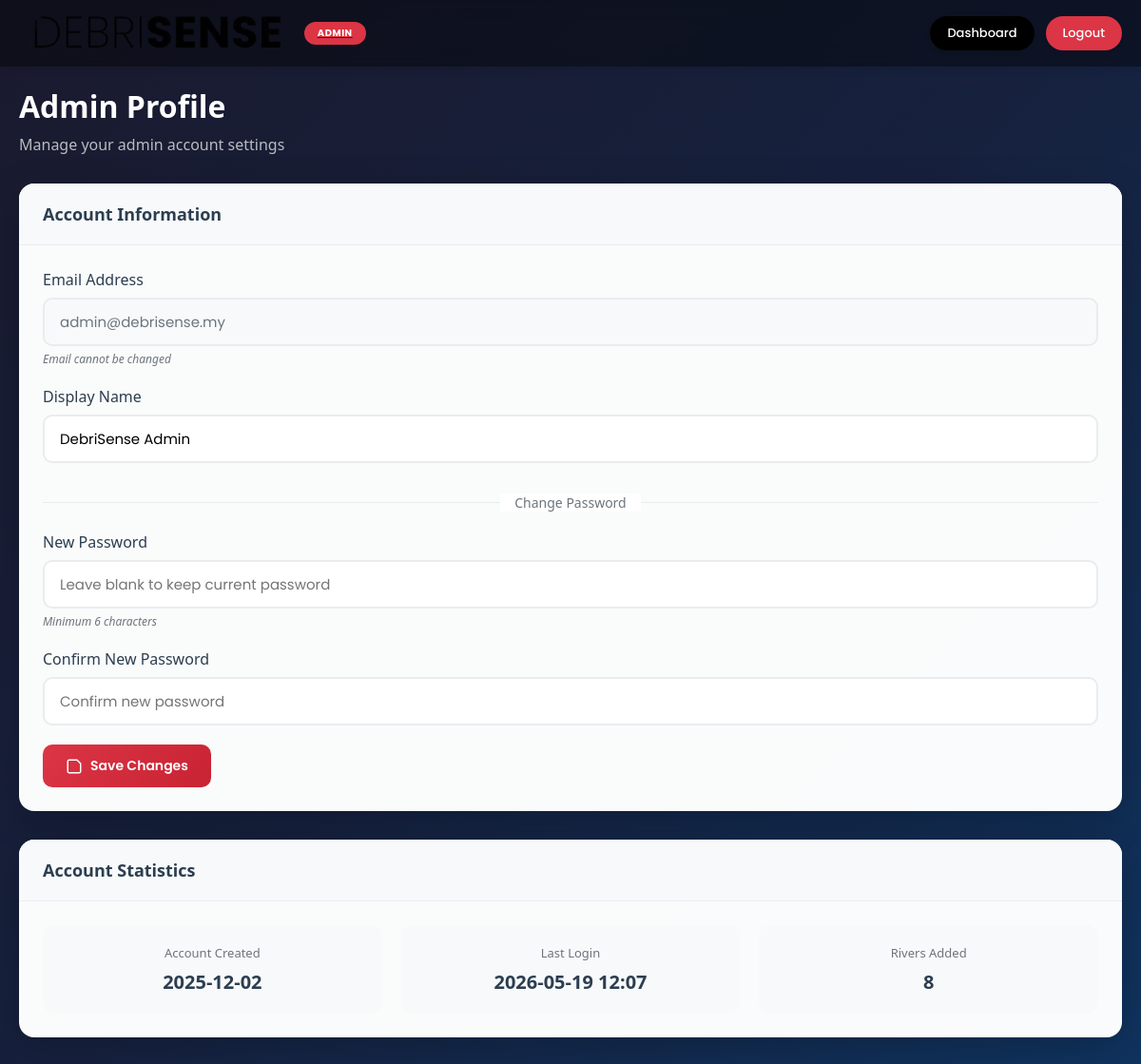
Before: /admin/profile (signed in) with the older database file.
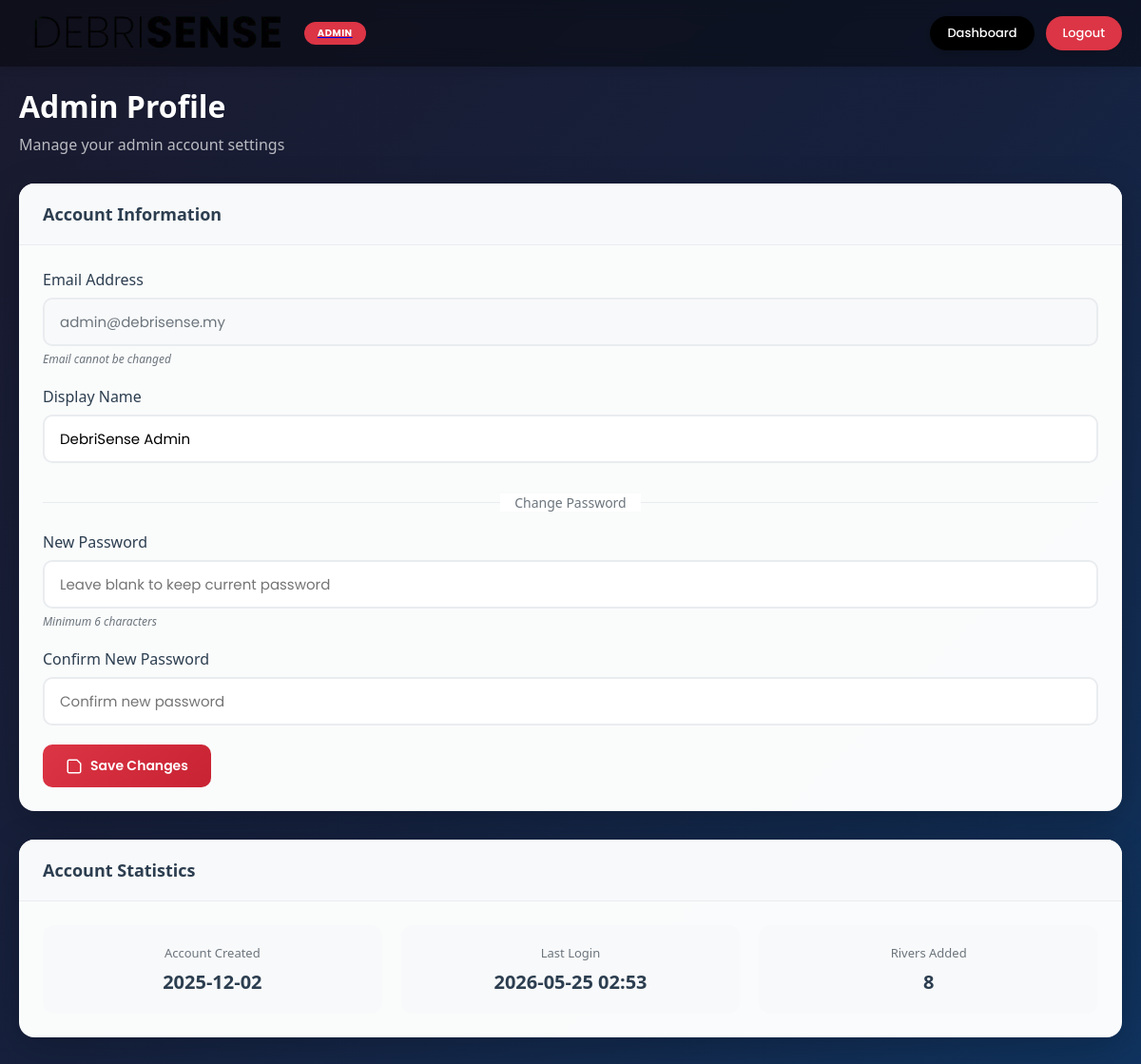
After: the same page with the newer database file.
### models.py (models this page shows, shortened)
class Admin(UserMixin, db.Model):
    __tablename__ = 'admins'
    id = db.Column(db.Integer, primary_key=True)
    email = db.Column(db.String(150), unique=True, nullable=False, index=True)
    password_hash = db.Column(db.String(256), nullable=False)
    name = db.Column(db.String(150), nullable=False, default='Admin')
    is_active = db.Column(db.Boolean, default=True)
    created_at = db.Column(db.DateTime, default=datetime.utcnow)
    last_login = db.Column(db.DateTime, nullable=True)
    rivers = db.relationship('River', backref='added_by_admin', lazy='dynamic',
                            foreign_keys='River.admin_id')
    hotspot_reports = db.relationship('HotspotReport', backref='reviewer', lazy='dynamic',
                                     foreign_keys='HotspotReport.reviewed_by')

### app.py (the view)
@app.route('/admin/profile')
@admin_required
def admin_profile():
    return render_template('admin_profile.html', admin=current_user)

### app.py (called while the page is built)
@login_manager.user_loader
def load_user(user_id):
    if user_id.startswith('admin_'):
        admin_id = int(user_id.replace('admin_', ''))
        return Admin.query.get(admin_id)
    elif user_id.startswith('user_'):
        ngo_id = int(user_id.replace('user_', ''))
        return User.query.get(ngo_id)
    return None

def admin_required(f):
    @wraps(f)
    def decorated_function(*args, **kwargs):
        if not current_user.is_authenticated:
            flash('Please log in as admin to access this page.', 'warning')
            return redirect(url_for('admin_login'))
        if not isinstance(current_user, Admin):
            flash('Access denied. Admin privileges required.', 'error')
            return redirect(url_for('index'))
        return f(*args, **kwargs)
    return decorated_function

### templates/admin_profile.html (shortened to what this page needs)
<!DOCTYPE html>
<html lang="en">
<head>
    <link rel="stylesheet" href="{{ url_for('static', filename='css/style.css') }}">
    <link rel="stylesheet" href="{{ url_for('static', filename='css/admin.css') }}">
    <link rel="stylesheet" href="{{ url_for('static', filename='css/admin_pages.css') }}">
</head>
<body class="admin-page">
    <nav class="navbar admin-navbar">
        <div class="navbar-container">
            <a href="{{ url_for('admin_dashboard') }}" class="navbar-logo">
                <img src="{{ url_for('static', filename='img/debrisenseLogo.png') }}" alt="DebriSense Logo">
                <span class="admin-badge">ADMIN</span>
            </a>
            <div class="navbar-actions">
                <a href="{{ url_for('admin_dashboard') }}" class="navbar-btn">Dashboard</a>
                <a href="{{ url_for('admin_logout') }}" class="navbar-btn logout-btn">Logout</a>
            </div>
        </div>
    </nav>
    <main class="admin-content">
        <div class="admin-container">
            <div class="page-header">
                <h1>Admin Profile</h1>
                <p>Manage your admin account settings</p>
            </div>
            <div class="admin-card">
                <div class="card-header">
                    <h2>Account Information</h2>
                </div>
                <div class="card-body">
                    <form method="POST" action="{{ url_for('update_admin_profile') }}" class="admin-form">
                        <div class="form-group">
                            <label for="email">Email Address</label>
                            <input type="email" id="email" value="{{ admin.email }}" disabled>
                            <span class="form-hint">Email cannot be changed</span>
                        </div>
                        <div class="form-group">
                            <label for="name">Display Name</label>
                            <input type="text" id="name" name="name" value="{{ admin.name }}" required>
                        </div>
                        <div class="form-divider">
                            <span>Change Password</span>
                        </div>
                        <div class="form-group">
                            <label for="new_password">New Password</label>
                            <input type="password" id="new_password" name="new_password" placeholder="Leave blank to keep current password">
                            <span class="form-hint">Minimum 6 characters</span>
                        </div>
                        <div class="form-group">
                            <label for="confirm_password">Confirm New Password</label>
                            <input type="password" id="confirm_password" name="confirm_password" placeholder="Confirm new password">
                        </div>
                        <button type="submit" class="btn-primary">
                            Save Changes
                        </button>
                    </form>
                </div>
            </div>
            <div class="admin-card">
                <div class="card-header">
                    <h2>Account Statistics</h2>
                </div>
                <div class="card-body">
                    <div class="stats-grid">
                        <div class="stat-item">
                            <span class="stat-label">Account Created</span>
                            <span class="stat-value">{{ admin.created_at.strftime('%Y-%m-%d') if admin.created_at else 'N/A' }}</span>
                        </div>
                        <div class="stat-item">
                            <span class="stat-label">Last Login</span>
                            <span class="stat-value">{{ admin.last_login.strftime('%Y-%m-%d %H:%M') if admin.last_login else 'N/A' }}</span>
                        </div>
                        <div class="stat-item">
                            <span class="stat-label">Rivers Added</span>
                            <span class="stat-value">{{ admin.rivers.count() }}</span>
                        </div>
                    </div>
                </div>
            </div>
        </div>
    </main>
</body>
</html>

### static/css/style.css (style rules this page uses)
* { margin: 0; padding: 0; box-sizing: border-box; }
html, body { height: 100%; width: 100%; overflow: hidden; font-family: 'Segoe UI', Tahoma, Geneva, Verdana, sans-serif; }
.navbar { position: fixed; top: 0; left: 0; width: 100%; height: 70px; background: rgba(255, 255, 255, 0.95); box-shadow: 0 2px 10px rgba(0, 0, 0, 0.1); z-index: 1000; -webkit-backdrop-filter: blur(10px); backdrop-filter: blur(10px); }
.navbar-container { display: flex; align-items: center; justify-content: space-between; height: 100%; padding: 0 20px; max-width: 100%; }
.navbar-logo { display: flex; align-items: center; }
.navbar-logo img { height: 50px; width: auto; object-fit: contain; }
.navbar-btn { background-color: #000000; color: #ffffff; font-family: 'Poppins', sans-serif; font-size: 14px; font-weight: 500; padding: 12px 28px; border: none; border-radius: 50px; cursor: pointer; transition: all 0.3s ease; box-shadow: 0 2px 8px rgba(0, 0, 0, 0.15); text-decoration: none; display: inline-flex; align-items: center; justify-content: center; }

### static/css/admin.css (style rules this page uses)
.admin-badge { display: inline-block; background: #dc3545; color: white; font-size: 10px; font-weight: 700; padding: 4px 14px; border-radius: 20px; margin-left: 10px; font-family: 'Poppins', sans-serif; letter-spacing: 0.5px; }
.navbar-actions { display: flex; gap: 12px; align-items: center; }
.navbar-actions .navbar-btn { font-size: 13px; padding: 8px 18px; }
.logout-btn { background-color: #dc3545 !important; }
.btn-primary, .btn-secondary { padding: 12px 28px; border-radius: 50px; font-family: 'Poppins', sans-serif; font-weight: 600; font-size: 14px; cursor: pointer; transition: all 0.3s ease; border: none; }
.btn-primary { background: #000000; color: white; }
.form-hint { display: block; font-size: 12px; color: #6c757d; margin-top: 6px; font-style: italic; }

### static/css/admin_pages.css (style rules this page uses)
.admin-page { background: linear-gradient(135deg, #1a1a2e 0%, #16213e 50%, #0f3460 100%); min-height: 100vh; }
.admin-navbar { background: rgba(0, 0, 0, 0.4) !important; -webkit-backdrop-filter: blur(10px); backdrop-filter: blur(10px); }
.admin-content { padding-top: 90px; padding-bottom: 40px; }
.admin-container { max-width: 1200px; margin: 0 auto; padding: 0 20px; }
.page-header { margin-bottom: 30px; }
.page-header h1 { font-size: 32px; font-weight: 700; color: white; margin-bottom: 8px; }
.page-header p { color: rgba(255, 255, 255, 0.7); font-size: 16px; }
.admin-card { background: rgba(255, 255, 255, 0.98); border-radius: 16px; box-shadow: 0 10px 40px rgba(0, 0, 0, 0.2); margin-bottom: 30px; overflow: hidden; }
.card-header { display: flex; justify-content: space-between; align-items: center; padding: 20px 25px; border-bottom: 1px solid #e9ecef; background: #f8f9fa; }
.card-header h2 { font-size: 18px; font-weight: 600; color: #2c3e50; margin: 0; }
.card-body { padding: 25px; }
.admin-form .form-group { margin-bottom: 20px; }
.admin-form label { display: block; font-weight: 500; color: #2c3e50; margin-bottom: 8px; }
.admin-form input, .admin-form textarea { width: 100%; padding: 12px 16px; border: 2px solid #e9ecef; border-radius: 10px; font-size: 15px; font-family: 'Poppins', sans-serif; transition: border-color 0.3s ease; }
.admin-form input:disabled { background: #f8f9fa; color: #6c757d; }
.form-hint { font-size: 12px; color: #6c757d; margin-top: 5px; display: block; }
.form-divider { text-align: center; margin: 30px 0 20px; position: relative; }
.form-divider::before { content: ''; position: absolute; left: 0; top: 50%; width: 100%; height: 1px; background: #e9ecef; }
.form-divider span { background: white; padding: 0 15px; position: relative; color: #6c757d; font-size: 14px; }
.stats-grid { display: grid; grid-template-columns: repeat(3, 1fr); gap: 20px; }
.stat-item { text-align: center; padding: 20px; background: #f8f9fa; border-radius: 12px; }
.stat-label { display: block; font-size: 13px; color: #6c757d; margin-bottom: 8px; }
.stat-value { display: block; font-size: 20px; font-weight: 600; color: #2c3e50; }
.btn-primary { display: inline-flex; align-items: center; gap: 8px; background: linear-gradient(135deg, #dc3545 0%, #c82333 100%); color: white; border: none; padding: 12px 24px; border-radius: 10px; font-size: 14px; font-weight: 600; cursor: pointer; text-decoration: none; transition: transform 0.3s ease, box-shadow 0.3s ease; font-family: 'Poppins', sans-serif; }
.btn-primary .btn-icon { width: 18px; height: 18px; }

Changed rows visible on the page:
changed Admin "admin@debrisense.my": last_login "2026-05-19 12:07" → "2026-05-25 02:53"
